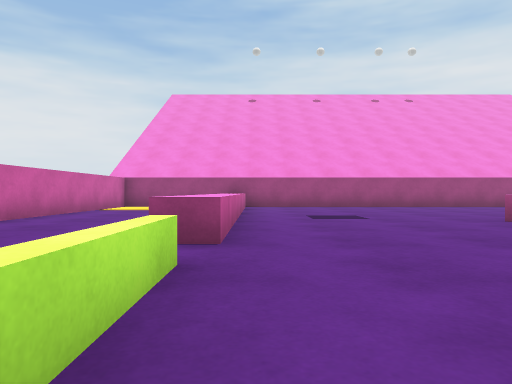
View 1 (above)

19 first-person views from a walk through a 3-D level made in the Unity game engine. The camera is 0.51 m above the floor, looks level and sees 70° across. The floor is counted in squares, 1 m on a side. Each view is taken from the middle of a square. On the plan, view 1 faces up. The plan holds only what a view shows up to about 9 squares ahead; the rest is blank. The place goes on beyond the plan. The player character is not drawn. Surface patterns are stand-ins for the level's own textures.

View 2
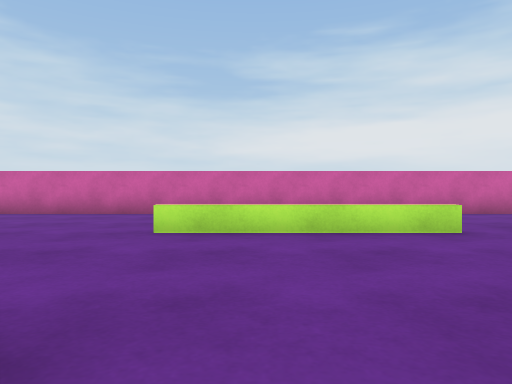

View 3
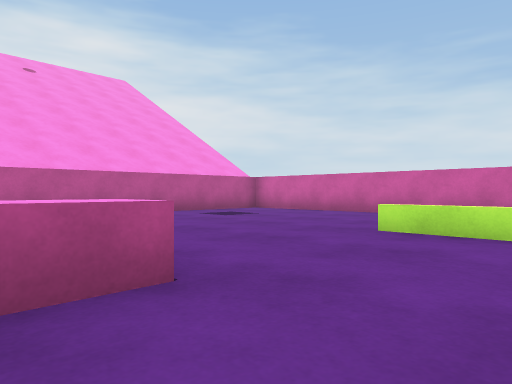

View 4
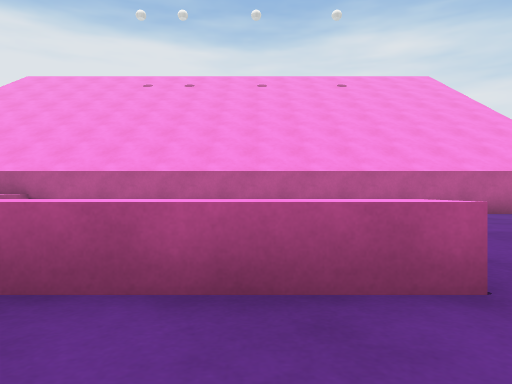

View 5
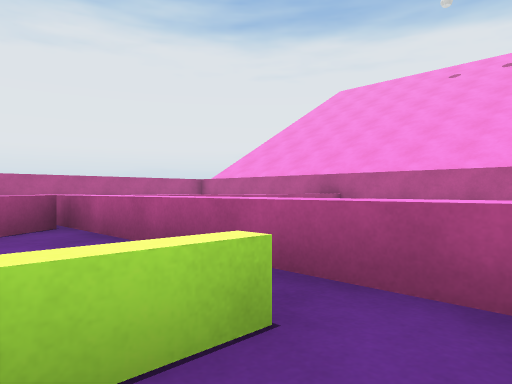

View 6
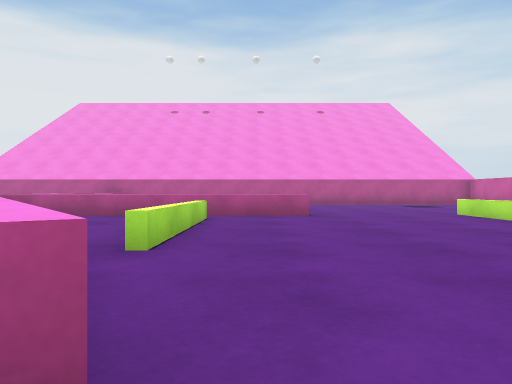

View 7
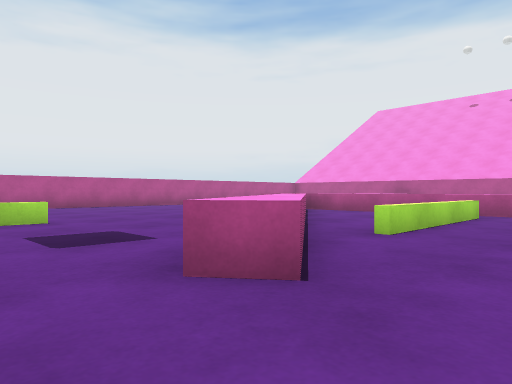

View 8
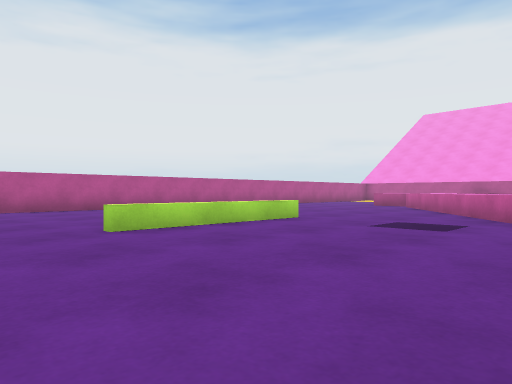

View 9
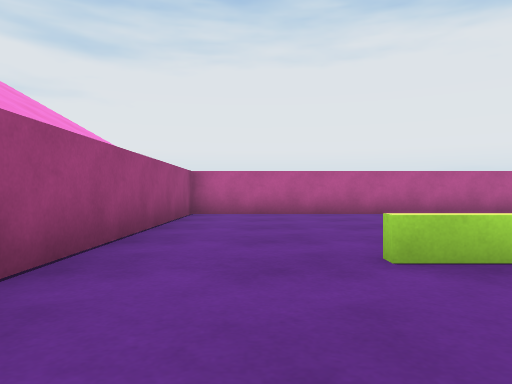

View 10
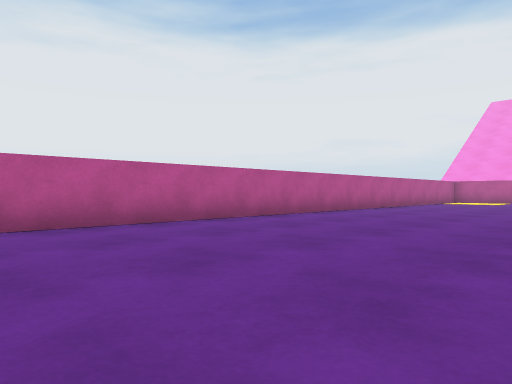

View 11
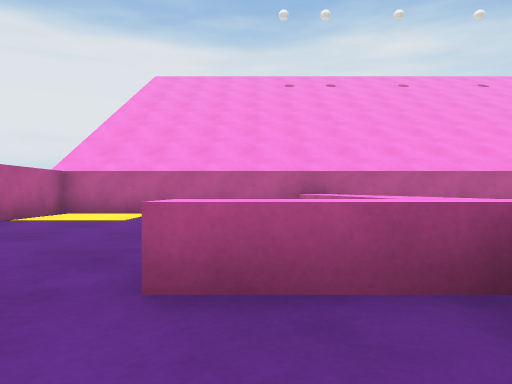

View 12
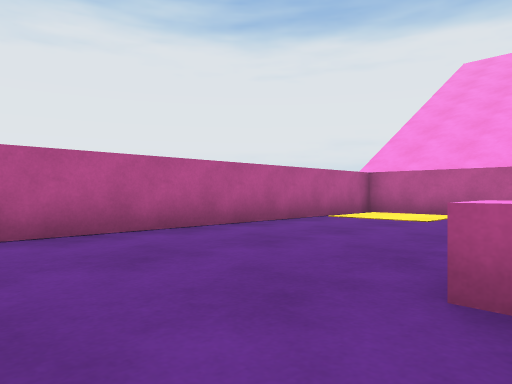

View 13
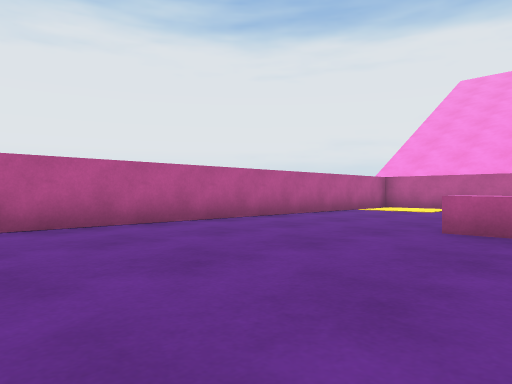

View 14
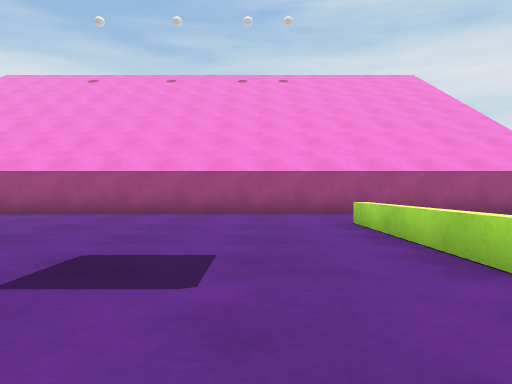

View 15
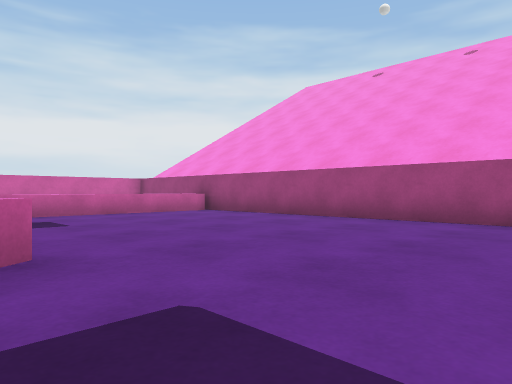

View 16
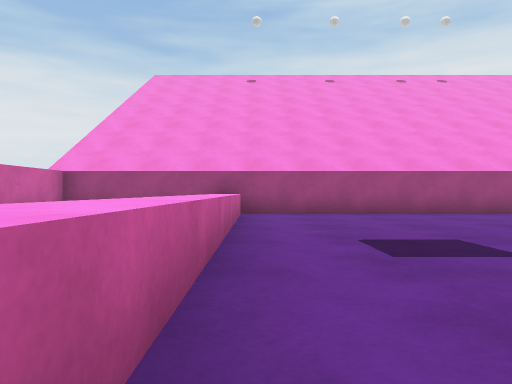

View 17
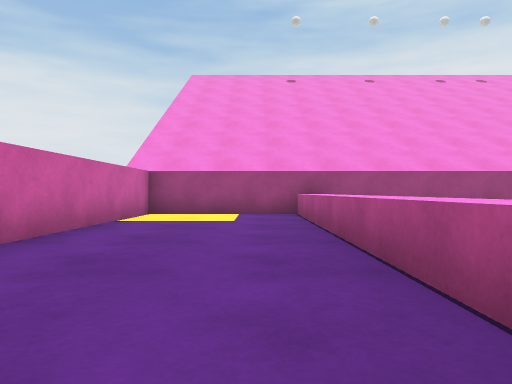

View 18
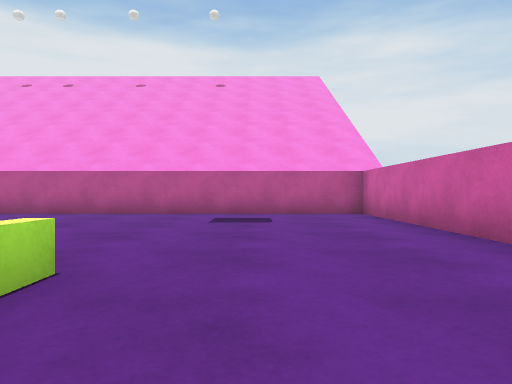

View 19
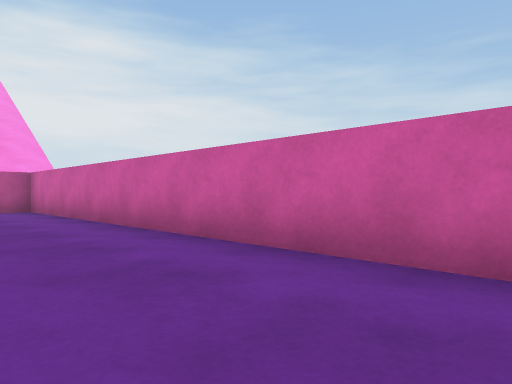

### Floor plan
Key: @ floor where view 1 was taken; # wall or solid block; x gap in a wall; . floor; = window, fence, low wall or low ledge; ^ raised ledge.
Columns run from 5 left of view 1 to 16 right of it. Each row starts with its distance up from view 1.
 13 ######################
 12 #...^................#
 11 #...^................#
 10 #...^..........=.....#
  9 #...^..........=.....#
  8 #...^..........=.....#
  7 #...^.....=....=.....#
  6 #...^.....^....=.....#
  5 #...^.....^^.........#
  4 #...^.....x^^........#
  3 #.........=.^^.......#
  2 #...=.....=..^ ......#
  1 #...=.....=..^ ......#
  0 #...=@....x...^^.....#
 -1 #...=...^^^^^^^^^....#
 -2 #.......      .^ ....#
 -3 #.......      .^ ....#
 -4 #......       .^ ....#
 -5 #......        ^  ...#
 -6 #........      ^  ...#
 -7 #.........     ^   ..#
 -8 ######################

Where each view was taken, in squares from view 1:
view 1: 0 up, 0 right, facing up
view 2: 0 up, 4 right, facing left
view 3: 1 up, 4 right, facing down-left
view 4: 1 up, 4 right, facing down
view 5: 1 up, 4 right, facing down-right
view 6: 7 up, 4 right, facing down
view 7: 8 up, 3 right, facing down-right
view 8: 12 up, 5 right, facing down-right
view 9: 11 up, 7 right, facing right
view 10: 11 up, 10 right, facing down-right
view 11: 1 up, 11 right, facing down
view 12: 1 up, 11 right, facing down-right
view 13: 4 up, 10 right, facing down-right
view 14: 4 up, 8 right, facing up
view 15: 6 up, 8 right, facing up-left
view 16: 4 up, 0 right, facing up
view 17: 4 up, 2 left, facing up
view 18: 1 up, 2 left, facing down
view 19: 3 up, 2 left, facing down-left
